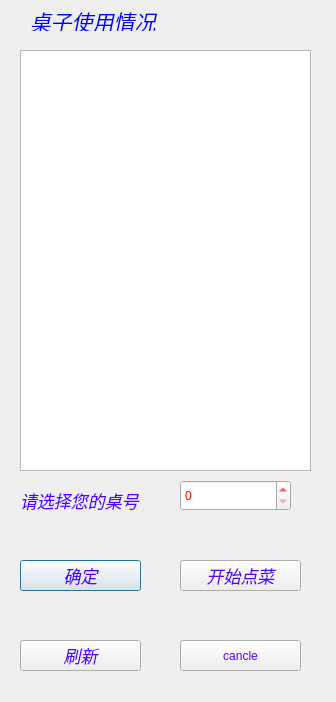
<?xml version="1.0" encoding="UTF-8"?>
<ui version="4.0">
 <class>loading</class>
 <widget class="QDialog" name="loading">
  <property name="geometry">
   <rect>
    <x>0</x>
    <y>0</y>
    <width>336</width>
    <height>702</height>
   </rect>
  </property>
  <property name="windowTitle">
   <string>Dialog</string>
  </property>
  <property name="styleSheet">
   <string notr="true">background-image: url(:/new/prefix1/dddd.jpg);</string>
  </property>
  <widget class="QPushButton" name="pushButton">
   <property name="geometry">
    <rect>
     <x>20</x>
     <y>560</y>
     <width>121</width>
     <height>31</height>
    </rect>
   </property>
   <property name="font">
    <font>
     <family>Helvetica</family>
     <pointsize>13</pointsize>
     <weight>50</weight>
     <italic>true</italic>
     <bold>false</bold>
    </font>
   </property>
   <property name="styleSheet">
    <string notr="true">font: oblique 13pt &quot;Helvetica&quot;;
color: rgb(85, 0, 255);</string>
   </property>
   <property name="text">
    <string>确定</string>
   </property>
  </widget>
  <widget class="QLabel" name="label">
   <property name="geometry">
    <rect>
     <x>20</x>
     <y>480</y>
     <width>131</width>
     <height>41</height>
    </rect>
   </property>
   <property name="font">
    <font>
     <family>Bitstream Charter</family>
     <pointsize>13</pointsize>
     <italic>true</italic>
    </font>
   </property>
   <property name="styleSheet">
    <string notr="true">color: rgb(85, 0, 255);</string>
   </property>
   <property name="text">
    <string>请选择您的桌号</string>
   </property>
  </widget>
  <widget class="QSpinBox" name="spinBox">
   <property name="geometry">
    <rect>
     <x>180</x>
     <y>480</y>
     <width>111</width>
     <height>31</height>
    </rect>
   </property>
   <property name="styleSheet">
    <string notr="true">color: rgb(255, 0, 0);</string>
   </property>
  </widget>
  <widget class="QTableView" name="tableView">
   <property name="geometry">
    <rect>
     <x>20</x>
     <y>50</y>
     <width>291</width>
     <height>421</height>
    </rect>
   </property>
   <property name="styleSheet">
    <string notr="true">background-image: url(:/new/prefix1/123.jpg);
border-color: rgb(255, 85, 0);
font: 75 italic 16pt &quot;Bitstream Charter&quot;;
</string>
   </property>
  </widget>
  <widget class="QLabel" name="label_2">
   <property name="geometry">
    <rect>
     <x>30</x>
     <y>10</y>
     <width>131</width>
     <height>21</height>
    </rect>
   </property>
   <property name="font">
    <font>
     <family>Helvetica</family>
     <pointsize>16</pointsize>
     <weight>9</weight>
     <italic>true</italic>
     <bold>false</bold>
    </font>
   </property>
   <property name="layoutDirection">
    <enum>Qt::LeftToRight</enum>
   </property>
   <property name="styleSheet">
    <string notr="true">font: 75 oblique 16pt &quot;Helvetica&quot;;
color: rgb(0, 0, 255);</string>
   </property>
   <property name="text">
    <string>桌子使用情况</string>
   </property>
  </widget>
  <widget class="QPushButton" name="pushButton_2">
   <property name="geometry">
    <rect>
     <x>20</x>
     <y>640</y>
     <width>121</width>
     <height>31</height>
    </rect>
   </property>
   <property name="font">
    <font>
     <family>Helvetica</family>
     <pointsize>13</pointsize>
     <weight>50</weight>
     <italic>true</italic>
     <bold>false</bold>
    </font>
   </property>
   <property name="styleSheet">
    <string notr="true">font: oblique 13pt &quot;Helvetica&quot;;
color: rgb(85, 0, 255);</string>
   </property>
   <property name="text">
    <string>刷新</string>
   </property>
  </widget>
  <widget class="QPushButton" name="pushButton_3">
   <property name="geometry">
    <rect>
     <x>180</x>
     <y>560</y>
     <width>121</width>
     <height>31</height>
    </rect>
   </property>
   <property name="font">
    <font>
     <family>Helvetica</family>
     <pointsize>13</pointsize>
     <weight>50</weight>
     <italic>true</italic>
     <bold>false</bold>
    </font>
   </property>
   <property name="styleSheet">
    <string notr="true">font: oblique 13pt &quot;Helvetica&quot;;
color: rgb(85, 0, 255);</string>
   </property>
   <property name="text">
    <string>开始点菜</string>
   </property>
  </widget>
  <widget class="QPushButton" name="pushButton_4">
   <property name="geometry">
    <rect>
     <x>180</x>
     <y>640</y>
     <width>121</width>
     <height>31</height>
    </rect>
   </property>
   <property name="styleSheet">
    <string notr="true">font: oblique 13pt &quot;Helvetica&quot;;
color: rgb(85, 0, 255);</string>
   </property>
   <property name="text">
    <string>cancle</string>
   </property>
  </widget>
 </widget>
 <resources/>
 <connections/>
</ui>
